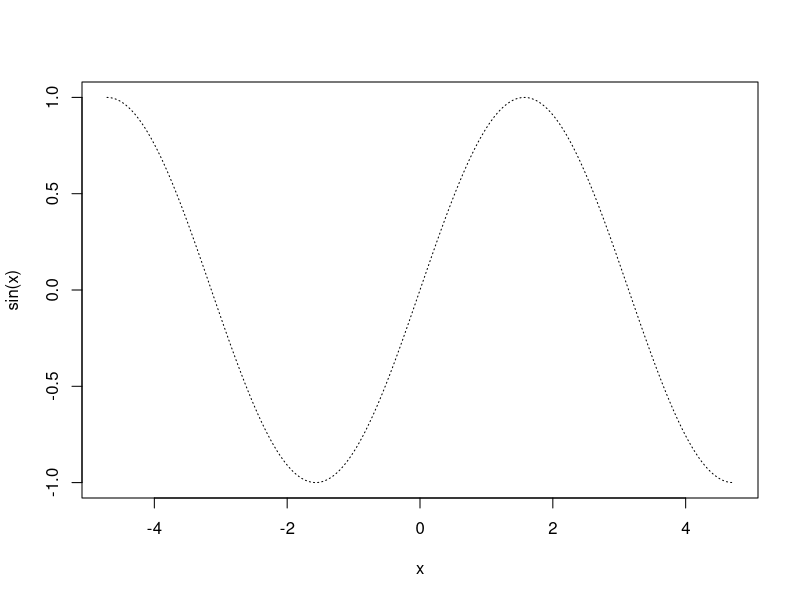
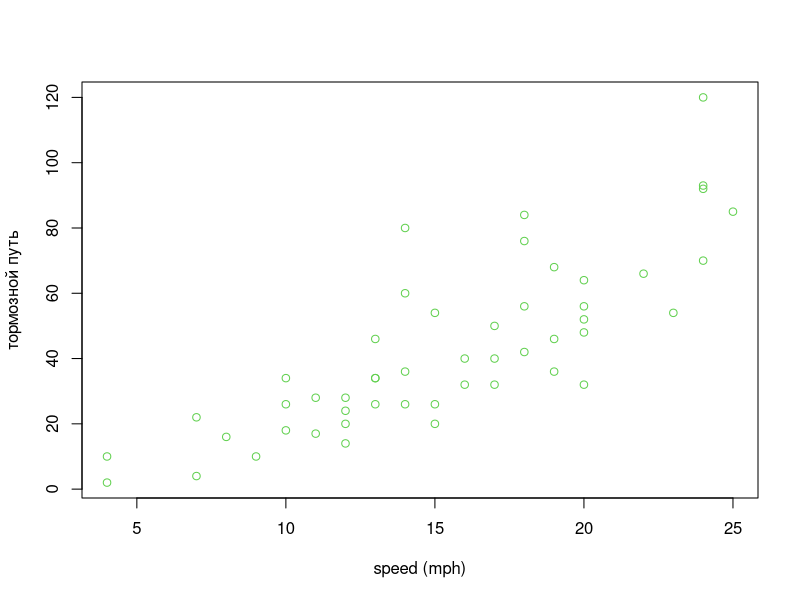
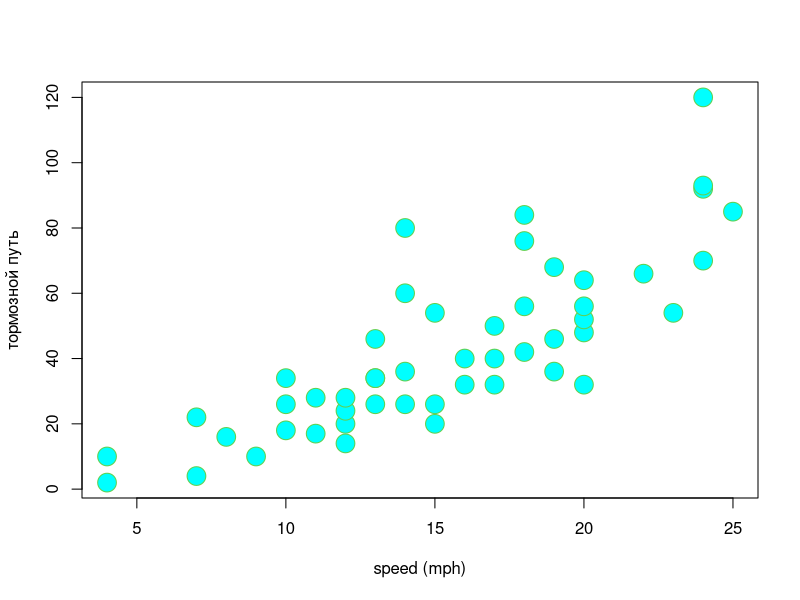
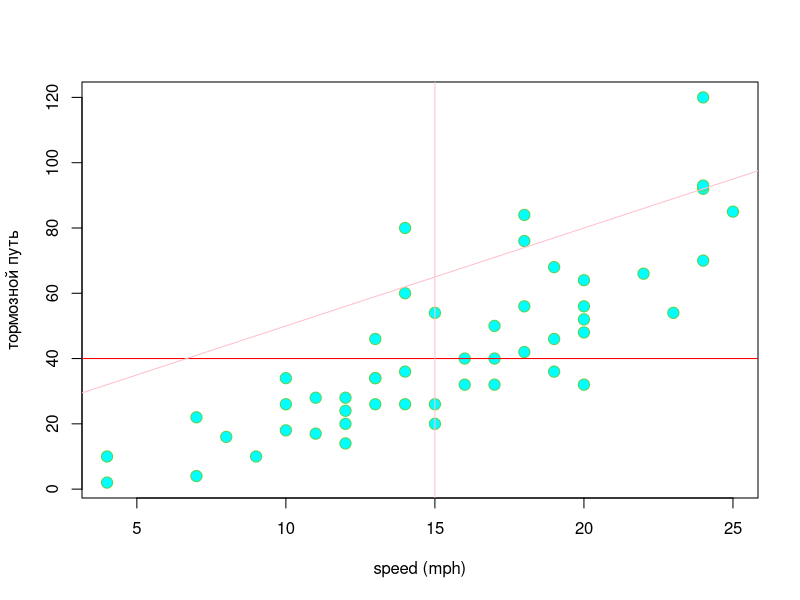
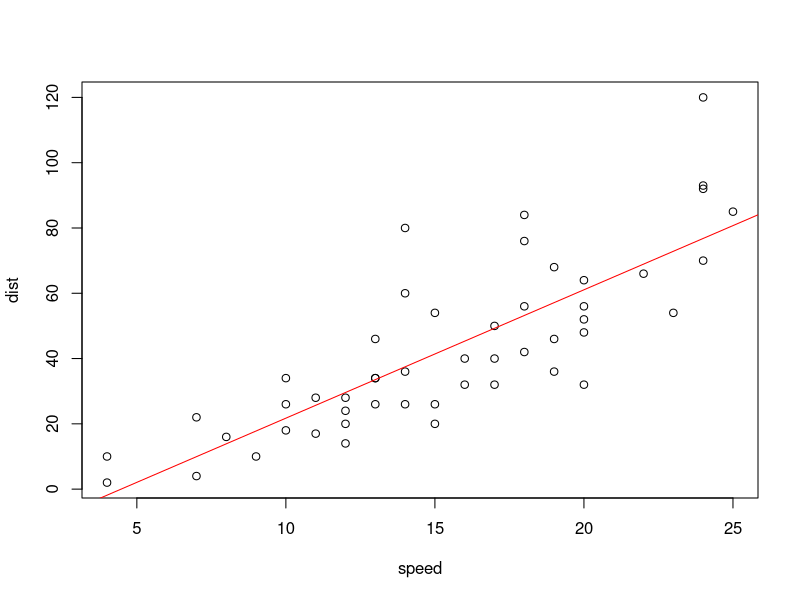
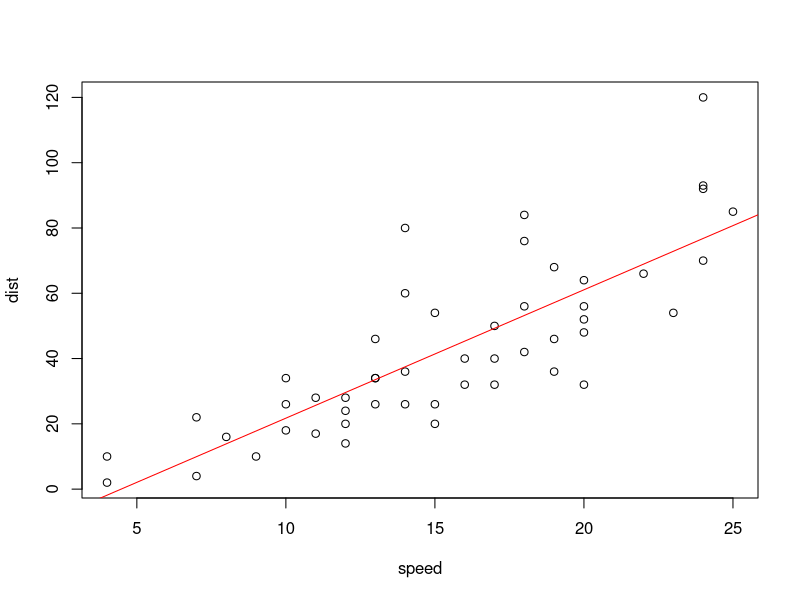

Reproduce these figures in R, in order.
## ---- chunk 1
curve(sin(x) , from = -pi*1.5 , to=pi*1.5,n=200,type = "l",lty=3,bg="cyan")
## ---- chunk 2
head(cars)
## ---- chunk 3
plot(x=cars$speed,y=cars$dist,xlab = "speed (mph)",ylab = "тормозной путь",col=3 )
## ---- chunk 4
plot(dist~speed, data=cars,xlab = "speed (mph)",ylab = "тормозной путь",col=3,pch=21,bg="cyan",cex=2.5 )
## ---- chunk 5
plot(dist~speed, data=cars,xlab = "speed (mph)",ylab = "тормозной путь",col=3,pch=21,bg="cyan",cex=1.5 )
abline(h=40,col="red" ) # гориз
abline(v=15,col="pink" ) # верт
abline(a=20,b=3,col="pink" ) # накл
## ---- chunk 6
model1 <- lm(dist~speed,data=cars)
model1
## ---- chunk 7
str(model1)
## ---- chunk 8
line_coef <- coef(model1)
## ---- chunk 9
plot(dist~speed,data=cars)
abline(a=line_coef[1],b=line_coef[2],col="red")
## ---- chunk 10
plot(dist~speed,data=cars)
abline(coef= coef(model1),col="red")
## ---- chunk 11

df1=data.frame(
  name=c("Вася","Коля","Петя"),
  height=c(169,180,210)
)
df1

## ---- chunk 12
install.packages("tidyverse")

## ---- chunk 13
library(readxl)
## ---- chunk 14
prod=read_xlsx("prod.xlsx",sheet = "sep")
## ---- chunk 15
str(prod)
## ---- chunk 16

prod$total = prod$price*prod$amount
prod

## ---- chunk 17
prod[2,4]
## ---- chunk 18
prod[2,]
## ---- chunk 19
prod[,2]
